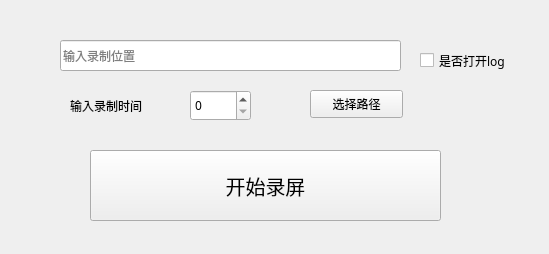
<?xml version="1.0" encoding="UTF-8"?>
<ui version="4.0">
 <class>Form</class>
 <widget class="QWidget" name="Form">
  <property name="geometry">
   <rect>
    <x>0</x>
    <y>0</y>
    <width>549</width>
    <height>254</height>
   </rect>
  </property>
  <property name="font">
   <font>
    <family>MiSans</family>
   </font>
  </property>
  <property name="windowTitle">
   <string>录屏</string>
  </property>
  <property name="windowIcon">
   <iconset resource="main.qrc">
    <normaloff>:/img/img/视频.png</normaloff>:/img/img/视频.png</iconset>
  </property>
  <widget class="QCheckBox" name="checkBox">
   <property name="geometry">
    <rect>
     <x>420</x>
     <y>40</y>
     <width>121</width>
     <height>41</height>
    </rect>
   </property>
   <property name="text">
    <string>是否打开log</string>
   </property>
  </widget>
  <widget class="QLineEdit" name="lineEdit">
   <property name="geometry">
    <rect>
     <x>60</x>
     <y>40</y>
     <width>341</width>
     <height>31</height>
    </rect>
   </property>
   <property name="placeholderText">
    <string>输入录制位置</string>
   </property>
  </widget>
  <widget class="QSpinBox" name="spinBox">
   <property name="geometry">
    <rect>
     <x>190</x>
     <y>90</y>
     <width>61</width>
     <height>31</height>
    </rect>
   </property>
  </widget>
  <widget class="QLabel" name="label">
   <property name="geometry">
    <rect>
     <x>70</x>
     <y>90</y>
     <width>131</width>
     <height>31</height>
    </rect>
   </property>
   <property name="text">
    <string>输入录制时间</string>
   </property>
  </widget>
  <widget class="QPushButton" name="pushButton">
   <property name="geometry">
    <rect>
     <x>90</x>
     <y>150</y>
     <width>351</width>
     <height>71</height>
    </rect>
   </property>
   <property name="font">
    <font>
     <family>MiSans</family>
     <pointsize>15</pointsize>
    </font>
   </property>
   <property name="text">
    <string>开始录屏</string>
   </property>
  </widget>
  <widget class="QPushButton" name="pushButton_2">
   <property name="geometry">
    <rect>
     <x>310</x>
     <y>90</y>
     <width>93</width>
     <height>28</height>
    </rect>
   </property>
   <property name="text">
    <string>选择路径</string>
   </property>
  </widget>
 </widget>
 <resources>
  <include location="main.qrc"/>
 </resources>
 <connections>
  <connection>
   <sender>pushButton</sender>
   <signal>clicked()</signal>
   <receiver>Form</receiver>
   <slot>close()</slot>
   <hints>
    <hint type="sourcelabel">
     <x>265</x>
     <y>185</y>
    </hint>
    <hint type="destinationlabel">
     <x>274</x>
     <y>126</y>
    </hint>
   </hints>
  </connection>
 </connections>
</ui>
